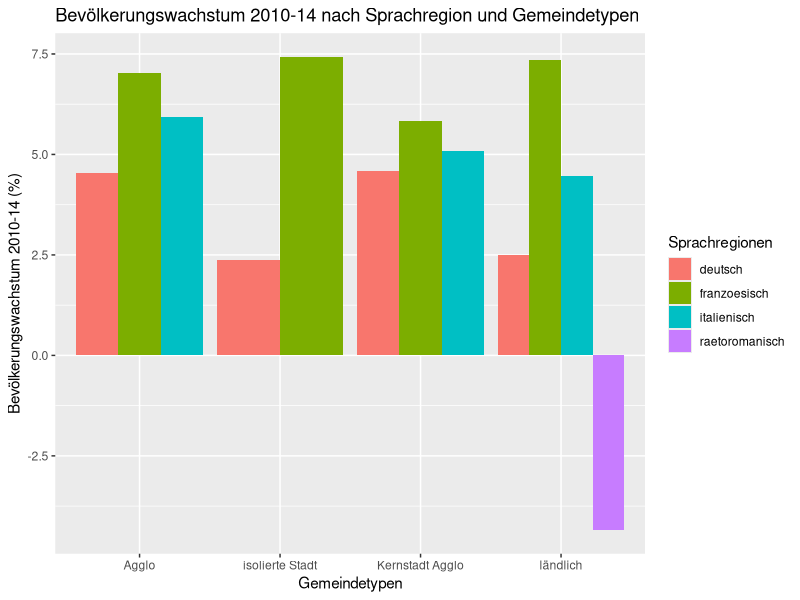
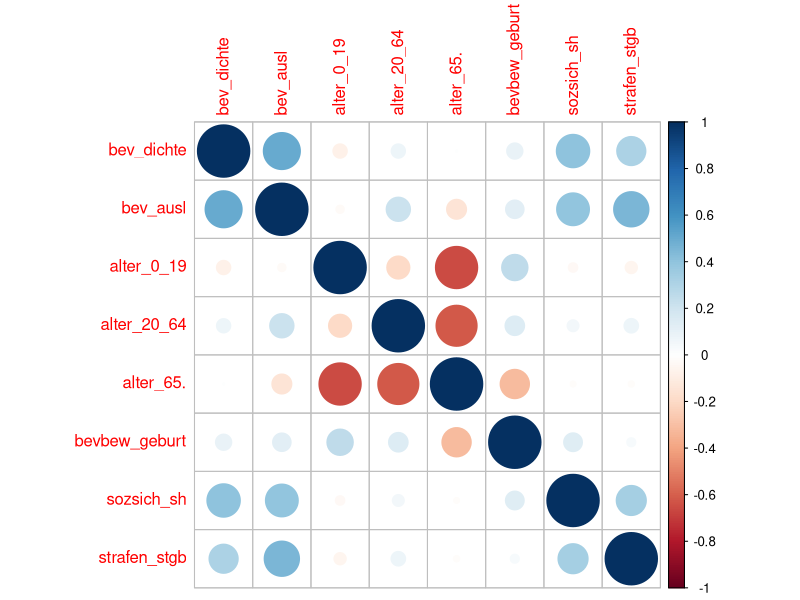
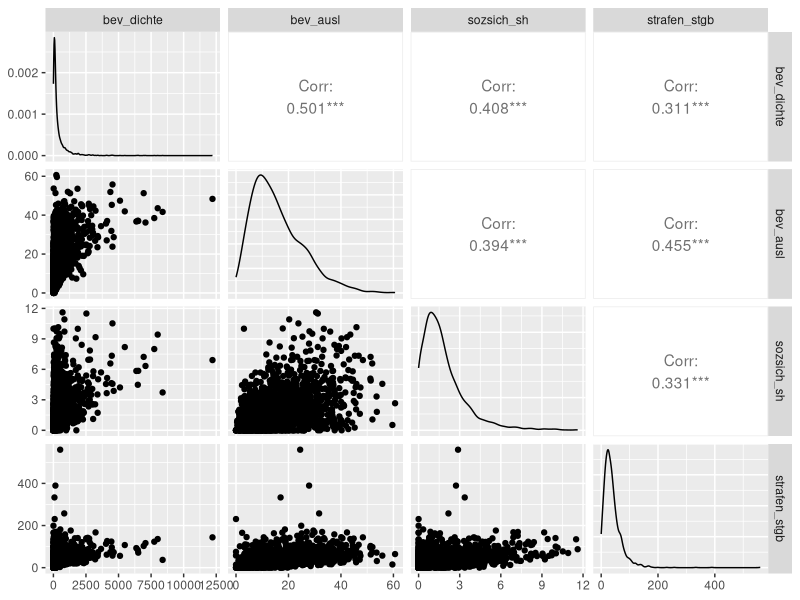
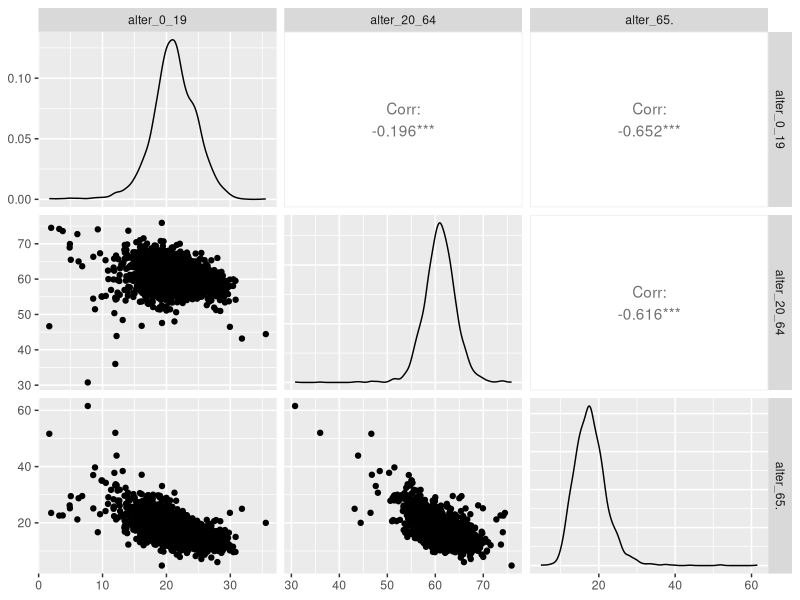

The R source for these figures, in order:
## ---- chunk 1
library(dplyr)
library(corrplot)
library(ggplot2)
library(GGally)
## ---- chunk 2
gemeindedaten.raw <- read.table("gemeindedaten.csv", 
                                header=TRUE, 
                                sep = "," , 
                                na.strings = c("NA","*"),
                                fileEncoding = "UTF-8")
## ---- chunk 3
head(gemeindedaten.raw)
str(gemeindedaten.raw)
nrow(gemeindedaten.raw)
ncol(gemeindedaten.raw)
colnames(gemeindedaten.raw)
## ---- chunk 4
null <- 0
na <- 0
for (i in 1:nrow(gemeindedaten.raw)){
  paste(" row : " , i)
  for (j in 1:ncol(gemeindedaten.raw)){
    if (is.na(gemeindedaten.raw[i,j])){
      na <- na + 1
    }
    if (is.null(gemeindedaten.raw[i,j])){
      null <- null + 1
    }
  }
}

print(paste("na: " ,na, " - null:", null))
## ---- chunk 5
## 4.Beantworten Sie folgende Fragen:

# Wie viele Gemeinden gab es in der Schweiz im Jahr 2014?  
nrow(gemeindedaten.raw)
# Was ist die mittlere Einwohnerzahl einer Schweizer Gemeinde? 
mean(gemeindedaten.raw$bev_total)
# Wie viele Einwohner leben in der grössten Gemeinde? 
max(gemeindedaten.raw$bev_total)
# Wie viele in der kleinsten?
min(gemeindedaten.raw$bev_total)

## 5. In welchem Kanton gibt es am meisten Gemeinden?
gemeindedaten.raw %>%
  group_by(kantone) %>%
  summarise (anz_gemeinden = n()) %>%
  filter(anz_gemeinden == max(anz_gemeinden))

## In welchem am wenigsten?
gemeindedaten.raw %>%
  group_by(kantone) %>%
  summarise (anz_gemeinden = n()) %>%
  filter(anz_gemeinden == min(anz_gemeinden))

# 6. Betrachten Sie die Einwohnerzahlen der Gemeinden gruppiert nach Sprachregionen. 
# Wie heissen die jeweils grössten Gemeinden?

gemeindedaten.raw %>%
  group_by(sprachregionen) %>%
  filter(rank(desc(bev_total))==1) %>%
  dplyr::select(sprachregionen, gmdename, bev_total)

## ---- chunk 6
gemeindedaten.raw %>%
  group_by(sprachregionen) %>%
  summarise (mean(bev_1014))
## ---- chunk 7
gde.growth <- gemeindedaten.raw %>%
  group_by(sprachregionen, stadt_land) %>%
  summarise (growth = mean(bev_1014))

gde.growth

p <- ggplot(gde.growth, 
            aes(gde.growth$stadt_land,
                gde.growth$growth))
p +  geom_bar(stat = "identity", 
              aes(fill=gde.growth$sprachregionen), 
              position="dodge") +
  ggtitle("Bevölkerungswachstum 2010-14 nach Sprachregion und Gemeindetypen") +
  xlab("Gemeindetypen") + 
  ylab("Bevölkerungswachstum 2010-14 (%)") +
  labs(fill = "Sprachregionen")
## ---- chunk 8
cordata <- gemeindedaten.raw %>%
  dplyr::select(bev_dichte, bev_ausl, alter_0_19, alter_20_64, alter_65., bevbew_geburt,sozsich_sh, strafen_stgb )

mcor<-cor(cordata)
corrplot(mcor)
## ---- chunk 9
cor1  <- gemeindedaten.raw %>%
  dplyr::select(bev_dichte, bev_ausl,sozsich_sh, strafen_stgb )
ggpairs(cor1, 1:4)

## ---- chunk 10
cor2  <- gemeindedaten.raw %>%
  dplyr::select(alter_0_19, alter_20_64, alter_65. )

ggpairs(cor2, 1:3)
## ---- chunk 11
# Welcher Gemeindetyp überwiegt bei deutschsprachigen Gemeinden, welcher bei italienischsprachigen Gemeinden. Gibt es in jeder Sprachregion isolierte Städte?
lang.typ <- gemeindedaten.raw %>%
  dplyr::select(sprachregionen, stadt_land) %>% 
  group_by(sprachregionen, stadt_land) %>%
  summarise(n=n()) %>%
  arrange(sprachregionen, desc(n))

xtabs(lang.typ$n ~ lang.typ$sprachregionen + lang.typ$stadt_land, data=lang.typ)
## ---- chunk 12

# 10. Erstellen Sie ein politisches Profil nach Sprachregionen mit der Hilfe der 
# Variablen zu den Wähleranteilen.
polit <- gemeindedaten.raw %>%
  dplyr::select(sprachregionen, 
                bev_total, 
                polit_svp, 
                polit_sp, 
                polit_fdp, 
                polit_cvp, 
                polit_gps, 
                polit_evp, 
                polit_glp, 
                polit_bdp) %>% 
  group_by(sprachregionen) %>%
  summarise(pop = sum(bev_total), 
            svp = round(sum( polit_svp * bev_total / 100, na.rm=T) / pop,3),
            sp = round(sum(polit_sp * bev_total / 100, na.rm=T) / pop,3),
            fdp = round(sum(polit_fdp * bev_total / 100, na.rm=T) / pop,3),
            evp = round(sum(polit_evp * bev_total / 100, na.rm=T) / pop,3),
            gps = round(sum(polit_gps * bev_total / 100, na.rm=T) / pop,3),
            bdp = round(sum(polit_bdp * bev_total / 100, na.rm=T) / pop,3),
            glp = round(sum(polit_glp * bev_total / 100, na.rm=T) / pop,3),
            cvp = round(sum( polit_cvp * bev_total / 100, na.rm = T) / pop,3))

polit
